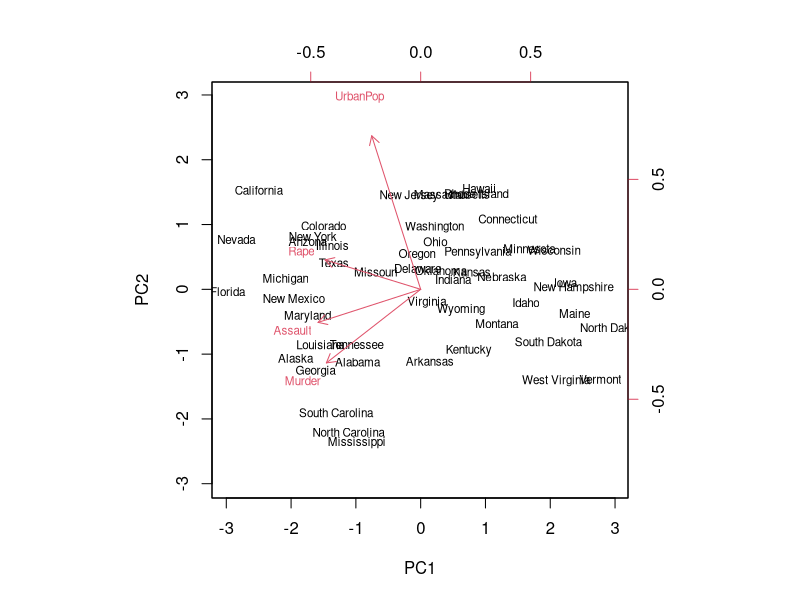
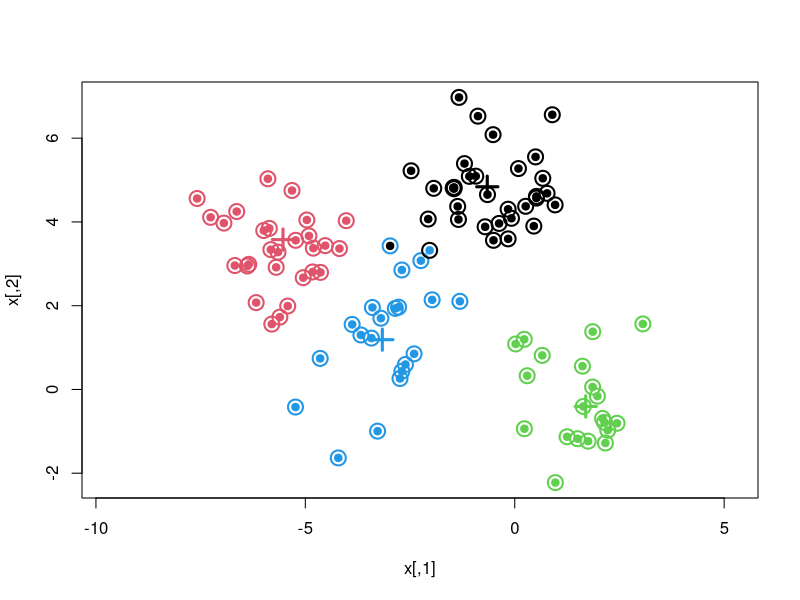
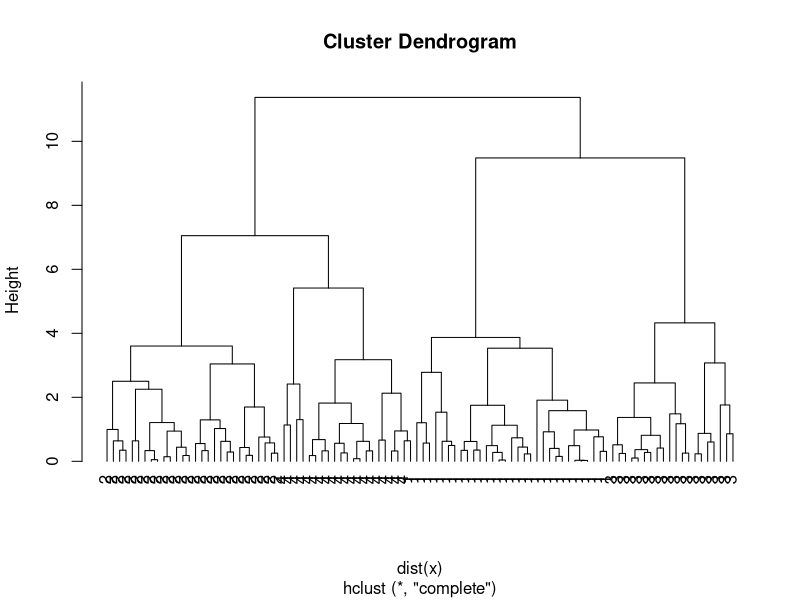
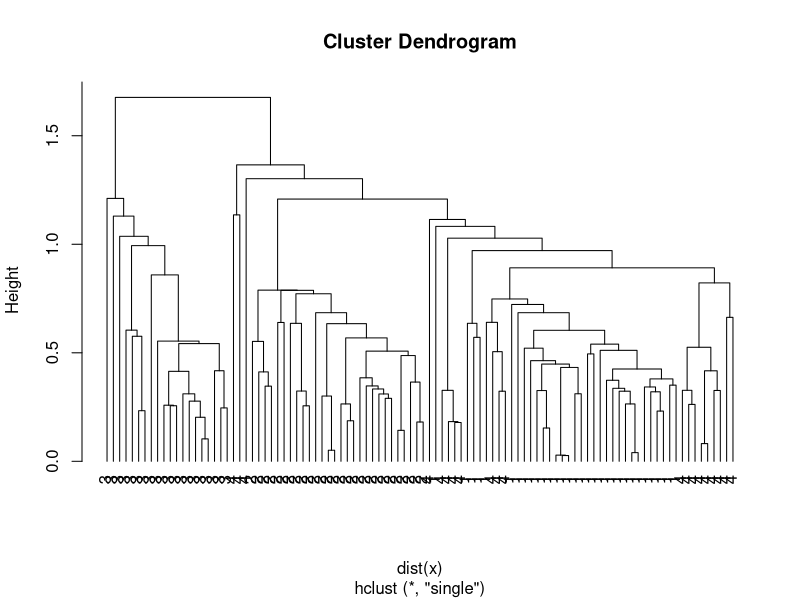
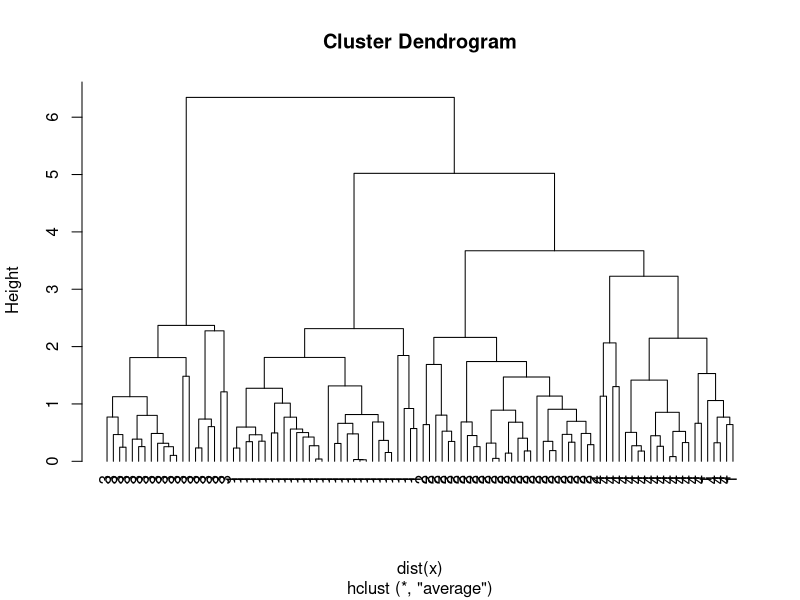

R code for these plots, in order:
?USArrests
# Quick 2nd order summary for data.frame.
colMeans(USArrests)
sapply(USArrests, sd)
cor(USArrests)

# PCA
pca_out <- prcomp(USArrests, scale = TRUE)
biplot(pca_out, scale = 0, cex = 0.7)

# K-means
set.seed(101)
n <- 100L
k <- 4L
x <- matrix(rnorm(2*n), n, 2)
centroids <- matrix(rnorm(2*k, sd = 2*sqrt(k)), k, 2)
clusters <- sample(1:k, n, replace = TRUE)
x <- x + centroids[clusters, ]
plot(x, col = clusters, pch = 19, asp = 1)
points(centroids, col = 1:k, pch = 3, cex = 2, lwd = 3)
(km_out <- kmeans(x, k, nstart = 15))
points(x, col = km_out$cluster, pch = 1, cex = 2, lwd = 2)
table(km_out$cluster, clusters)

# Hierarchical clustering
hc_complete <- hclust(dist(x))
plot(hc_complete, labels = clusters, hang = -1)
hc_single <- hclust(dist(x), method = 'single')
plot(hc_single, labels = clusters, hang = -1)
hc_average <- hclust(dist(x), method = 'average')
plot(hc_average, labels = clusters, hang = -1)
hc_cut <- cutree(hc_complete, k = 4)
table(hc_cut, clusters)
